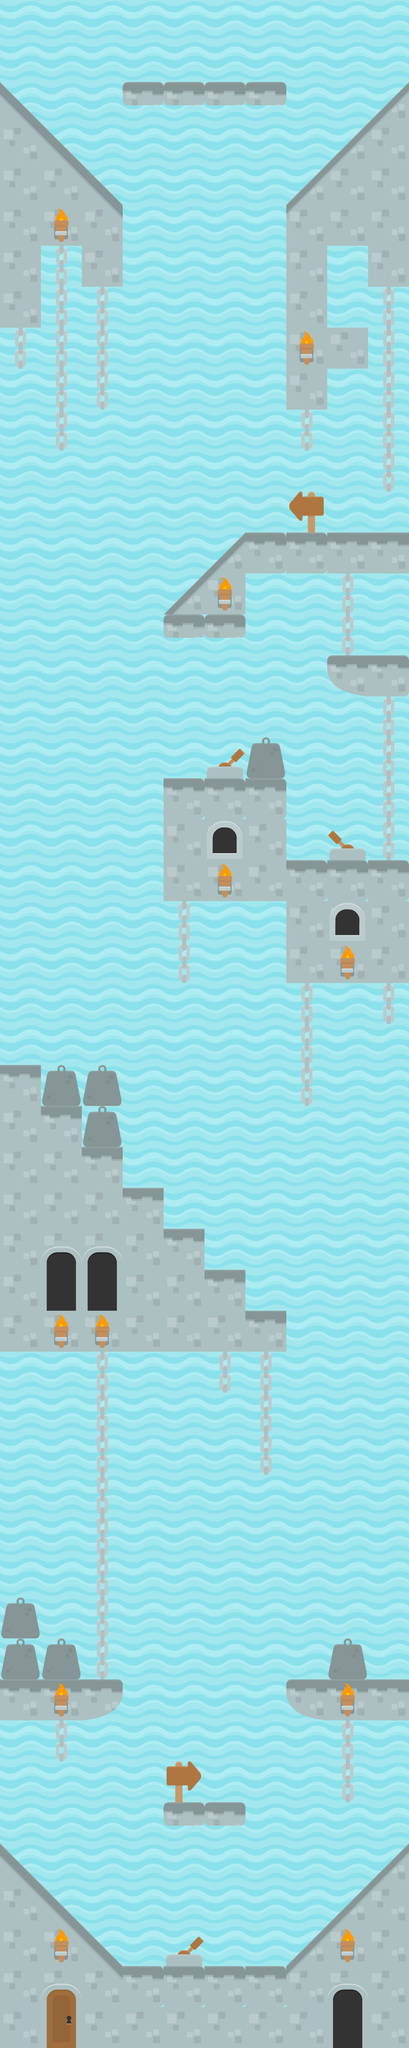

Tiled map render using the project's own tile images. Description and the map definition, with tile-layer contents summarised, below:
An orthogonal 10x50 tile map with 128x128 px tiles, 3 tile layers (Fondo, Tierra, Otros), 2 tilesets and 18 objects.

<map version="1.0" orientation="orthogonal" renderorder="right-down" width="10" height="50" tilewidth="128" tileheight="128" nextobjectid="21">
 <tileset firstgid="1" name="spritesheet_ground" tilewidth="128" tileheight="128" tilecount="128" columns="8">
  <image source="spritesheet_ground.png" width="1024" height="2048" />
 </tileset>
 <tileset firstgid="129" name="spritesheet_tiles" tilewidth="128" tileheight="128" tilecount="128" columns="8">
  <image source="spritesheet_tiles.png" width="1024" height="2048" />
 </tileset>
 <layer name="Fondo" width="10" height="50">
  <data>[500 cells, 500 non-empty, 1 distinct tile ids]</data>
 </layer>
 <layer name="Tierra" width="10" height="50">
  <data>[500 cells, 128 non-empty, 10 distinct tile ids]</data>
 </layer>
 <layer name="Otros" width="10" height="50">
  <data>[500 cells, 76 non-empty, 12 distinct tile ids]</data>
 </layer>
 <objectgroup name="Bordes">
  <object id="1" x="0" y="5757.58">
   <polyline points="0,0 381.818,387.879 893.939,387.879 1278.79,-6.06061 1275.76,-381.818 990.909,-381.818 924.242,-412.121 900,-445.455 900,-512.121 1018.18,-512.121 1021.21,-636.364 1151.52,-633.333 1154.55,-512.121 1278.79,-509.091 1278.79,-2687.88 893.939,-2684.85 896.97,-2936.36 509.091,-2936.36 509.091,-3327.27 766.667,-3327.27 769.697,-3451.52 893.939,-3451.52 893.939,-3066.67 1278.79,-3069.7 1278.79,-3578.79 1127.27,-3578.79 1075.76,-3600 1024.24,-3645.45 1024.24,-3715.15 1272.73,-3712.12 1275.76,-3966.67 766.667,-3966.67 769.697,-3766.67 509.091,-3766.67 509.091,-3839.39 766.667,-4100 1275.76,-4096.97 1275.76,-4863.64 1148.48,-4863.64 1154.55,-4990.91 1021.21,-4993.94 1018.18,-4733.33 1151.52,-4736.36 1151.52,-4609.09 1021.21,-4609.09 1021.21,-4478.79 890.909,-4481.82 893.939,-5121.21 1281.82,-5503.03 1278.79,-5757.58 3.0303,-5754.55 0,-5496.97 381.818,-5118.18 378.788,-4854.55 248.485,-4860.61 251.515,-4987.88 130.303,-4987.88 130.303,-4736.36 -3.0303,-4736.36 -3.0303,-2433.33 381.818,-2430.3 378.788,-2051.52 506.061,-2051.52 506.061,-1918.18 642.424,-1918.18 639.394,-1800 763.636,-1796.97 763.636,-1672.73 893.939,-1666.67 890.909,-1536.36 -6.06061,-1536.36 -3.0303,-763.636 130.303,-763.636 130.303,-633.333 257.576,-633.333 254.545,-518.182 378.788,-515.152 381.818,-375.758 3.0303,-381.818 3.0303,-3.0303" />
  </object>
  <object id="2" x="509.091" y="5633.33">
   <polyline points="0,0 0,75.7576 254.545,78.7879 254.545,0 3.0303,-3.0303" />
  </object>
  <object id="3" x="381.818" y="254.545">
   <polyline points="0,0 3.0303,75.7576 509.091,75.7576 512.121,3.0303 9.09091,6.06061" />
  </object>
 </objectgroup>
 <objectgroup name="Meta">
  <object id="5" x="569.697" y="63.6364" width="128" height="128" />
 </objectgroup>
 <objectgroup name="Dragones">
  <object id="7" x="572.364" y="4542.06" width="128" height="128" />
  <object id="8" x="572.36" y="4732.97" width="128" height="128" />
 </objectgroup>
 <objectgroup name="Pinchos">
  <object id="9" x="63.2727" y="3132.97" width="128" height="128" />
  <object id="10" x="314.788" y="5057.21" width="128" height="128" />
  <object id="11" x="1096.61" y="1469.33" width="128" height="128" />
  <object id="20" x="581.455" y="2254.18" width="128" height="128" />
 </objectgroup>
 <objectgroup name="Boost">
  <object id="12" x="1020.85" y="2426.91" width="128" height="128" />
 </objectgroup>
 <objectgroup name="Vidas">
  <object id="13" x="1084.48" y="1854.18" width="128" height="128" />
  <object id="14" x="1026.91" y="4929.94" width="128" height="128" />
  <object id="15" x="187.515" y="2105.7" width="128" height="128" />
 </objectgroup>
 <objectgroup name="Bolas">
  <object id="16" x="123.879" y="123.879" width="128" height="128" />
  <object id="17" x="1023.88" y="129.939" width="128" height="128" />
  <object id="18" x="508.727" y="1399.64" width="128" height="128" />
  <object id="19" x="126.909" y="5499.64" width="128" height="128" />
 </objectgroup>
</map>
